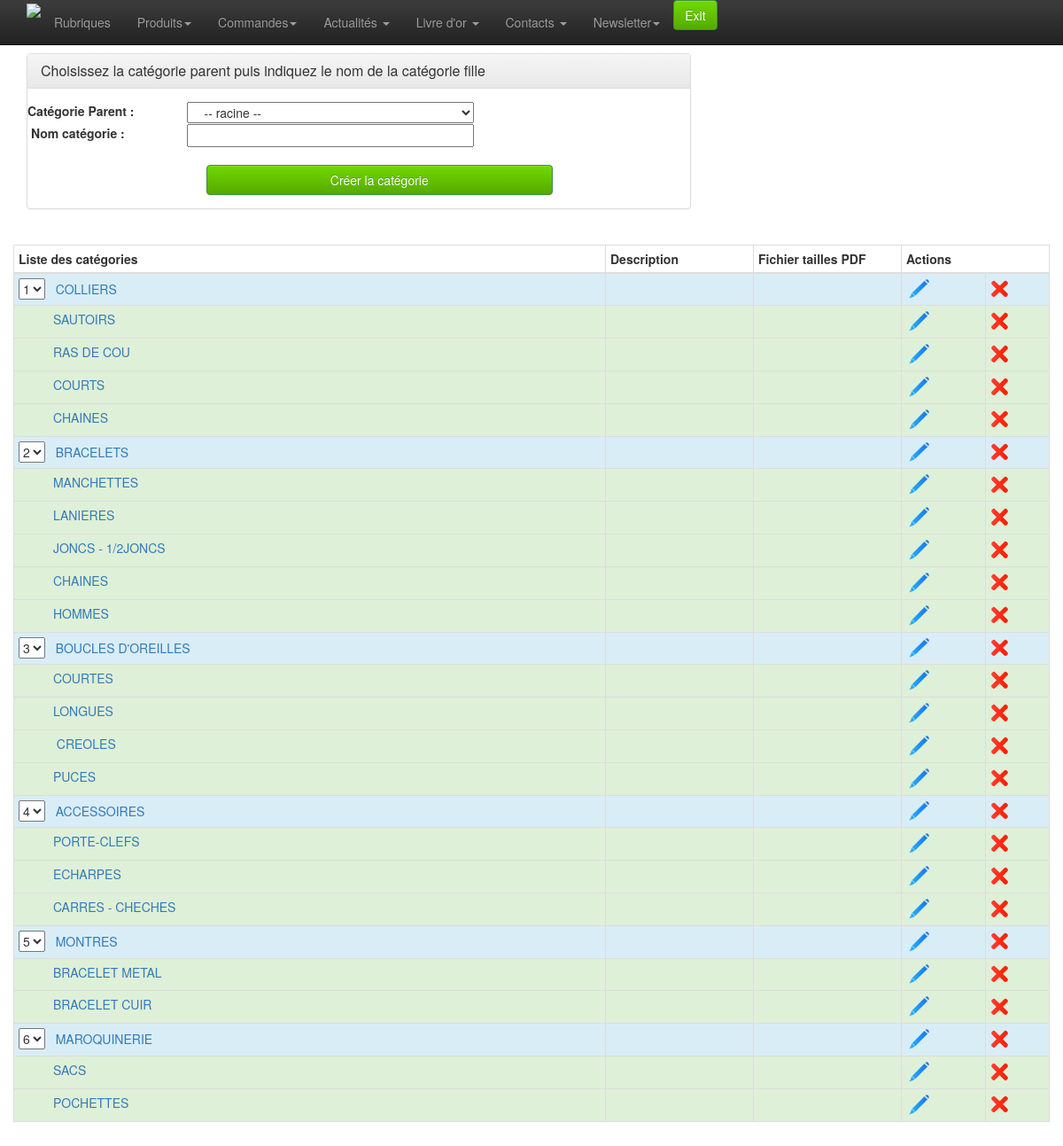
/admin/catproduct-list.php (signed in), run on the app's committed database.
### tables this page shows
CREATE TABLE `catproduct` (
  `id` int(10) unsigned NOT NULL AUTO_INCREMENT,
  `label` varchar(250) NOT NULL,
  `description` text,
  `parent` int(11) NOT NULL DEFAULT '0',
  `image` varchar(250) DEFAULT NULL,
  `level` int(11) NOT NULL DEFAULT '0',
  `ordre` smallint(6) NOT NULL DEFAULT '100',
  PRIMARY KEY (`id`)
);

### admin/classes/StorageManager.php (called while the page is built, shortened)
<?php
class StorageManager{
	protected function dbConnect() {
	    $host = DBHOST;
	    $user = DBUSER;
	    $pass = DBPASSWD;
	    $bdd  = DBNAME;
		try {
			$this->mysqli = new mysqli ($host, $user, $pass, $bdd) ;
		} catch (Exception $e) {
			throw new Exception("Erreur Connexion DB ". $e->getMessage());
		}
	}
}
?>

### admin/classes/Catproduct.php (called while the page is built, shortened)
<?php
require_once("StorageManager.php");
class Catproduct extends StorageManager {
	var $i = 0;
	public function catproductByParentGet($id){
		$requete = "SELECT * FROM `catproduct` WHERE parent=". $id ." ORDER BY ordre" ;
		$new_array = null;
		$result = mysqli_query($this->mysqli,$requete);
		while( $row = mysqli_fetch_assoc( $result)){
			$new_array[] = $row;
		}
		return $new_array;
	}
	public function catproduitViewIterative($result){
		if ($this->i==0){
			$result = $this->catproductByParentGet(0);
		}
		if (!empty($result)) {
			foreach ($result as $value) {
				$result = $this->catproductByParentGet($value['id']);
				$this->i++;
			}
		}
	}
	public function getNbCatByLevel( $level=0, $debug=false ) {
		$sql = "SELECT COUNT(id) AS nb FROM `catproduct`
			WHERE `level`=" . $level . ";";
		$result = mysqli_query( $this->mysqli, $sql );
		$row = mysqli_fetch_assoc( $result );
		return $row[ "nb" ];
	}
}

### admin/catproduct-list.php (the view, shortened to what this page needs)
<?
	require 'classes/Catproduct.php';
	$catproduct = new Catproduct();
	$catproduct->catproduitViewIterative( null );
	$result = $catproduct->tabView;
	$label = null;
?>
<!doctype html>
<html class="no-js" lang="en">
	<head>
		<?php include_once 'inc-meta.php';?>
	</head>
	<body>
		<?php require_once 'inc-menu.php';?>
		<div class="container">
			<div class="row">
				<div class="col-md-8">
					<div class="panel panel-default">
						<div class="panel-heading">
							<h3 class="panel-title">Choisissez la catégorie parent puis indiquez le nom de la catégorie fille</h3>
						</div>
						<div class="panel-body">
							<form name="formulaire" class="form-horizontal" method="POST"  action="catproduct-fp.php" >
								<div class="row">
									<div class="row">
										<label class="col-md-3" >Catégorie Parent :</label>
										<select name="parent" id="num_parent" class="col-md-5">
											<option value="0" selected>-- racine --</option>
										</select>
									</div>
									<div class="row">
										<label class="col-md-3">&nbsp;Nom catégorie :</label>
			            				<input type="text" class="col-md-5" name="label" required id="label" value="<?php echo $label ?>">
			            			</div>
								</div>
				            	<div class="row ">
				            		<div class="col-md-3">
									</div>
									<div class="col-md-8">	<br>
										<button class="btn btn-success col-sm-10" type="submit" > Créer la catégorie </button>
									</div>
								</div>
							</form>
						</div>
					</div>
				</div>
				<div class="col-md-6"><br>
				</div>
				<table class="table table-hover table-bordered table-condensed table-striped" >
				<thead>
					<tr>
						<th class="col-md-4" style="">
							Liste des catégories
						</th>
						<th class="col-md-1" style="">
							Description
						</th>
						<th class="col-md-1" style="">
							Fichier tailles PDF
						</th>
						<th class="col-md-1" colspan="2" style="">
							Actions
						</th>
					</tr>
				</thead>
				<tbody>
					<?
					if ( !empty( $result ) ) {
						foreach ( $result as $value ) {
							$decalage = "";
							for ( $i=0; $i < ( $value[ "level" ] * 10 ); $i++ ) {
								$decalage .= "&nbsp;";
							}
							if ( $value[ "level" ] == 0 ) $classe_affichage = 'info';
							else if ( $value[ "level" ] == 1 ) $classe_affichage = 'success';
							else $classe_affichage = '';
							$description = ( !empty( $value[ "description" ] ) ) ? "texte OK" : "&nbsp;";
							echo "<tr class='" . $classe_affichage . "'>\n";
							echo "	<td>\n";
							if ( $value[ "level" ] == 0 ) {
								$nb_cat = $catproduct->getNbCatByLevel( $value[ "level" ], false );
								echo "		<select id='" . $value[ "id" ] . "' class='select_categorie'>\n";
								for( $cpt = 1; $cpt <= $nb_cat; $cpt++ ) {
									$selected = ( $cpt == $value[ "ordre" ] ) ? "selected" : "";
									echo "		<option value='" . $cpt . "' " . $selected . ">" . $cpt . "</option>\n";
								}
								echo "		</select>&nbsp;&nbsp;\n";
							}
							echo "		<a href='/admin/product-list.php?categorie=" . $value[ "id" ] . "'>" . $decalage.$value[ "label" ] . "</a>\n";
							echo "	</td>\n";
							echo "	<td>" . $description . "</td>\n";
							echo "	<td>\n";
							echo "	</td>\n";
							echo "	<td><a href='catproduct-edit.php?id=" . $value[ "id" ] . "'><img src='img/modif.png' width='30' alt='Modifier' ></a></td>\n";
							echo "	<td>\n";
							echo "		<img src='img/del.png' width='20' alt='Supprimer' onclick=\"$('.supp" . $value[ "id" ] . "').css('display', 'block');\"> \n";
							echo "	</td>\n";
							echo "</tr>\n";
						}
					}
					?>
				</tbody>
				</table>
			</div>
		</div>
	</body>
</html>

### admin/css/style.css (style rules this page uses)
body { padding-top: 60px; padding-bottom: 40px; }
.btn-success { background-color: #57a900; background-image: -moz-linear-gradient(top, #70d900, #57a900); background-image: -ms-linear-gradient(top, #70d900, #57a900); background-image: -webkit-gradient(linear, 0 0, 0 100%, from(#70d900), to(#57a900)); background-image: -webkit-linear-gradient(top, #70d900, #57a900); background-image: -o-linear-gradient(top, #70d900, #57a900); background-image: linear-gradient(top, #70d900, #57a900); filter: progid:DXImageTransform.Microsoft.gradient(startColorstr='#70d900', endColorstr='#57a900', GradientType=0); }

### data on the page
catproduct: id "1", label "COLLIERS"
catproduct: label "SAUTOIRS"
catproduct: label "RAS DE COU"
catproduct: label "COURTS"
catproduct: label "CHAINES"
catproduct: id "2", label "BRACELETS"
catproduct: label "MANCHETTES"
catproduct: label "LANIERES"
catproduct: label "JONCS - 1/2JONCS"
catproduct: label "CHAINES"
catproduct: label "HOMMES"
catproduct: id "3", label "BOUCLES D'OREILLES"
catproduct: label "COURTES"
catproduct: label "LONGUES"
catproduct: label "CREOLES"
catproduct: label "PUCES"
catproduct: id "4", label "ACCESSOIRES"
catproduct: label "PORTE-CLEFS"
catproduct: label "ECHARPES"
catproduct: label "CARRES - CHECHES"
catproduct: id "5", label "MONTRES"
catproduct: label "BRACELET METAL"
catproduct: label "BRACELET CUIR"
catproduct: id "6", label "MAROQUINERIE"
catproduct: label "SACS"
catproduct: label "POCHETTES"
